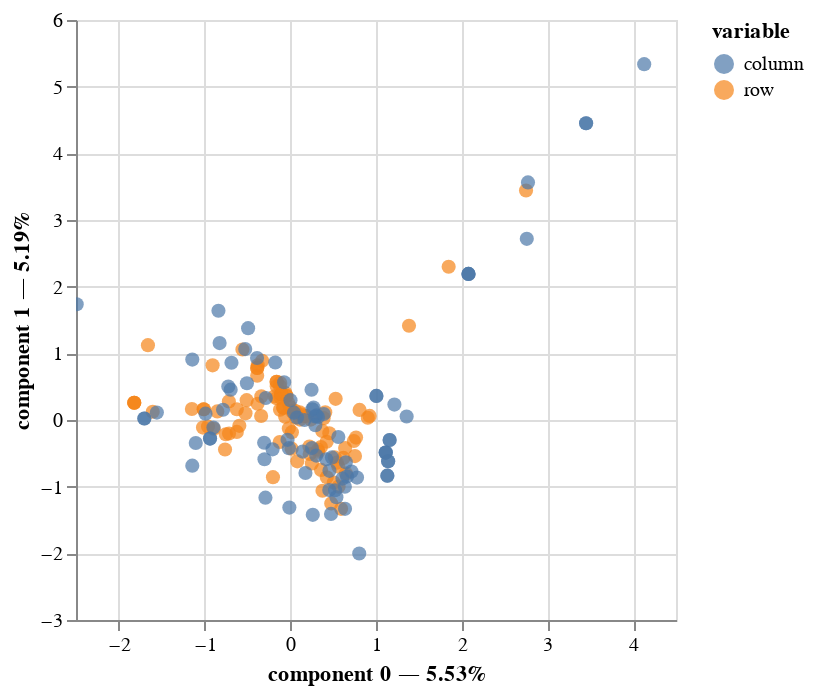

Notebook source saved alongside this figure:
### Code cell
#one-hot encoding

#leave birth_date out for now
pd_person_to_encode = pd_persons[['pkPerson','gender', 'nationality']]

pd_person_hot_encode=pd.get_dummies(pd_person_to_encode,dummy_na=False)

display(pd_person_hot_encode)
pd_study_hot_encode=pd.get_dummies(pd_study,dummy_na=False)
#display(pd_study_hot_encode)

grouped_pd_study_hot_encode=pd_study_hot_encode.groupby('pkPerson').sum().reset_index()
#display(grouped_pd_study_hot_encode)

pd_pursuit_hot_encode=pd.get_dummies(pd_pursuit,dummy_na=False)
#display(pd_pursuit_hot_encode)

grouped_pd_pursuit_hot_encode=pd_pursuit_hot_encode.groupby('pkPerson').sum().reset_index()
#display(grouped_pd_pursuit_hot_encode)





output=pd_pursuit_hot_encode.merge(grouped_pd_study_hot_encode, left_on='pkPerson', right_on='pkPerson', how = 'inner')
pd.set_option("display.max_columns", 30)
pd.set_option("display.max_rows", 35)
#display(output)

#grouped_output=output.groupby('pkPerson').sum().reset_index()
#display(grouped_output)
#output_full=output.merge(pd_person_hot_encode, left_on='pkPerson', right_on='pkPerson', how='outer')
#display(output_full)
#output_full_encoded=pd.get_dummies(output_full,dummy_na=True)
#display(output_full_encoded)

output=output.fillna(0)
output = output.replace({True: 1, False: 0})
output=output.groupby('pkPerson').sum().reset_index()


output_full=output.merge(pd_person_hot_encode, left_on='pkPerson', right_on='pkPerson', how='inner')
output_full=output_full.fillna(0)
output_full = output_full.replace({True: 1, False: 0})
output_full=output_full.groupby('pkPerson').sum().reset_index()
output_full=output_full.astype('float')

pd.set_option("display.max_columns", 5)
pd.set_option("display.max_rows", 5)

is_infinite = np.isinf(output_full.values)

# Check if any infinity values exist
res = is_infinite.any()
print(res)
is_nan = np.isnan(output_full.values)

# Check if any nan values exist
res = is_nan.any()
print(res)


output_full[output_full > 1] = 1
pd.set_option("display.max_columns", 5)
pd.set_option("display.max_rows", 5)
#display(output_full)
#output_full = output_full.replace({1: True, 0: False})
output_full = output_full.loc[:, output_full.columns != 'pkPerson']
#display(output_full)
output_full.to_csv('output_for_MCA.csv',index=True) 


print(output_full.columns[output_full.sum(axis=0)==0])
print(np.sum(output_full.sum(axis=1)==0)) 

print(np.sum(output_full.sum(axis=0)==0)) 

output_full_dropped = output_full.drop(columns=output_full.columns[output_full.sum(axis=0)==0])

mca_no_one_hot = prince.MCA(one_hot=False)
mca_no_one_hot = mca_no_one_hot.fit(output_full_dropped)


mca_no_one_hot.plot(
    output_full_dropped,
    x_component=0,
    y_component=1,
    show_column_markers=True,
    show_row_markers=True,
    show_column_labels=False,
    show_row_labels=False
)
#test_study=pd.get_dummies(pd_study,dummy_na=True)
#display(test_study)

### Figure 1 — Vega-Lite specification as saved in the notebook (floating-point values rounded to 4 significant figures)
{"config": {"view": {"continuousWidth": 300, "continuousHeight": 300}}, "layer": [{"data": {"name": "data-8764ac3817f4c1b208eb23f53abf03dc"}, "mark": {"type": "circle", "size": 50}, "encoding": {"color": {"field": "variable", "type": "nominal"}, "tooltip": [{"field": "variable", "type": "nominal"}, {"field": "value", "type": "nominal"}, {"field": "component 0", "type": "quantitative"}, {"field": "component 1", "type": "quantitative"}], "x": {"axis": {"title": "component 0 — 5.53%"}, "field": "component 0", "scale": {"zero": false}, "type": "quantitative"}, "y": {"axis": {"title": "component 1 — 5.19%"}, "field": "component 1", "scale": {"zero": false}, "type": "quantitative"}}, "name": "view_4"}, {"data": {"name": "data-b11d82abfc84fd1f1f10e5bc395d8330"}, "mark": {"type": "circle", "size": 50}, "encoding": {"color": {"field": "variable", "type": "nominal"}, "tooltip": [{"field": "variable", "type": "nominal"}, {"field": "value", "type": "nominal"}, {"field": "component 0", "type": "quantitative"}, {"field": "component 1", "type": "quantitative"}], "x": {"axis": {"title": "component 0 — 5.53%"}, "field": "component 0", "scale": {"zero": false}, "type": "quantitative"}, "y": {"axis": {"title": "component 1 — 5.19%"}, "field": "component 1", "scale": {"zero": false}, "type": "quantitative"}}}], "params": [{"name": "param_4", "select": {"type": "interval", "encodings": ["x", "y"]}, "bind": "scales", "views": ["view_4"]}], "$schema": "https://vega.github.io/schema/vega-lite/v5.20.1.json", "datasets": {"data-8764ac3817f4c1b208eb23f53abf03dc": [{"component 0": 0.239, "component 1": 0.00576, "variable": "row", "value": "0", "label": 0}, {"component 0": -1.821, "component 1": 0.2589, "variable": "row", "value": "1", "label": 1}, {"component 0": -0.01712, "component 1": -0.1259, "variable": "row", "value": "2", "label": 2}, {"component 0": -1.605, "component 1": 0.1244, "variable": "row", "value": "3", "label": 3}, {"component 0": -1.01, "component 1": 0.1619, "variable": "row", "value": "4", "label": 4}, {"component 0": -0.5945, "component 1": -0.08807, "variable": "row", "value": "5", "label": 5}, {"component 0": -0.7146, "component 1": -0.2028, "variable": "row", "value": "6", "label": 6}, {"component 0": 0.9259, "component 1": 0.06177, "variable": "row", "value": "7", "label": 7}, {"component 0": 0.4779, "component 1": -1.251, "variable": "row", "value": "8", "label": 8}, {"component 0": 0.3757, "component 1": -1.062, "variable": "row", "value": "9", "label": 9}, {"component 0": 0.5928, "component 1": -1.333, "variable": "row", "value": "10", "label": 10}, {"component 0": -1.821, "component 1": 0.2589, "variable": "row", "value": "11", "label": 11}, {"component 0": 0.4243, "component 1": -0.3259, "variable": "row", "value": "12", "label": 12}, {"component 0": 0.3273, "component 1": -0.4763, "variable": "row", "value": "13", "label": 13}, {"component 0": 0.755, "component 1": -0.5418, "variable": "row", "value": "14", "label": 14}, {"component 0": 0.5191, "component 1": -0.5582, "variable": "row", "value": "15", "label": 15}, {"component 0": 0.1095, "component 1": 0.1148, "variable": "row", "value": "16", "label": 16}, {"component 0": -0.5089, "component 1": 0.2976, "variable": "row", "value": "17", "label": 17}, {"component 0": 0.06222, "component 1": 0.04233, "variable": "row", "value": "18", "label": 18}, {"component 0": -0.1156, "component 1": 0.3368, "variable": "row", "value": "19", "label": 19}, {"component 0": 0.05509, "component 1": 0.1377, "variable": "row", "value": "20", "label": 20}, {"component 0": 0.2259, "component 1": -0.5108, "variable": "row", "value": "21", "label": 21}, {"component 0": 0.544, "component 1": -0.6395, "variable": "row", "value": "22", "label": 22}, {"component 0": -1.661, "component 1": 1.123, "variable": "row", "value": "23", "label": 23}, {"component 0": -1.01, "component 1": 0.1619, "variable": "row", "value": "24", "label": 24}, {"component 0": -0.08194, "component 1": 0.1844, "variable": "row", "value": "25", "label": 25}, {"component 0": 0.02217, "component 1": 0.1287, "variable": "row", "value": "26", "label": 26}, {"component 0": -0.1199, "component 1": 0.1549, "variable": "row", "value": "27", "label": 27}, {"component 0": -0.04271, "component 1": 0.3587, "variable": "row", "value": "28", "label": 28}, {"component 0": 0.4258, "component 1": -0.8602, "variable": "row", "value": "29", "label": 29}, {"component 0": 0.5636, "component 1": -0.9993, "variable": "row", "value": "30", "label": 30}, {"component 0": -0.1053, "component 1": 0.3901, "variable": "row", "value": "31", "label": 31}, {"component 0": -0.386, "component 1": 0.6631, "variable": "row", "value": "32", "label": 32}, {"component 0": -0.8516, "component 1": 0.1287, "variable": "row", "value": "33", "label": 33}, {"component 0": -0.3816, "component 1": 0.2436, "variable": "row", "value": "34", "label": 34}, {"component 0": -1.148, "component 1": 0.1643, "variable": "row", "value": "35", "label": 35}, {"component 0": -0.3282, "component 1": 0.8891, "variable": "row", "value": "36", "label": 36}, {"component 0": 0.5291, "component 1": 0.3179, "variable": "row", "value": "37", "label": 37}, {"component 0": -0.02448, "component 1": 0.2581, "variable": "row", "value": "38", "label": 38}, {"component 0": -0.1053, "component 1": 0.3901, "variable": "row", "value": "39", "label": 39}, {"component 0": -0.8918, "component 1": -0.1319, "variable": "row", "value": "40", "label": 40}, {"component 0": 0.9042, "component 1": 0.03425, "variable": "row", "value": "41", "label": 41}, {"component 0": -0.9603, "component 1": -0.09857, "variable": "row", "value": "42", "label": 42}, {"component 0": -0.04765, "component 1": 0.3652, "variable": "row", "value": "43", "label": 43}, {"component 0": 0.7672, "component 1": -0.2637, "variable": "row", "value": "44", "label": 44}, {"component 0": -0.3858, "component 1": 0.7811, "variable": "row", "value": "45", "label": 45}, {"component 0": 1.848, "component 1": 2.299, "variable": "row", "value": "46", "label": 46}, {"component 0": -0.5225, "component 1": 0.09969, "variable": "row", "value": "47", "label": 47}, {"component 0": -0.05639, "component 1": 0.4052, "variable": "row", "value": "48", "label": 48}, {"component 0": -0.1826, "component 1": 0.3554, "variable": "row", "value": "49", "label": 49}, {"component 0": -0.7524, "component 1": -0.2139, "variable": "row", "value": "50", "label": 50}, {"component 0": 0.0818, "component 1": -0.62, "variable": "row", "value": "51", "label": 51}, {"component 0": 0.8086, "component 1": 0.151, "variable": "row", "value": "52", "label": 52}, {"component 0": -0.7167, "component 1": 0.2784, "variable": "row", "value": "53", "label": 53}, {"component 0": 0.5079, "component 1": -0.9369, "variable": "row", "value": "54", "label": 54}, {"component 0": 0.01601, "component 1": -0.4302, "variable": "row", "value": "55", "label": 55}, {"component 0": -0.1233, "component 1": -0.3304, "variable": "row", "value": "56", "label": 56}, {"component 0": 0.3734, "component 1": -0.1636, "variable": "row", "value": "57", "label": 57}, {"component 0": 0.6196, "component 1": -0.5685, "variable": "row", "value": "58", "label": 58}, {"component 0": -0.1053, "component 1": 0.3901, "variable": "row", "value": "59", "label": 59}, {"component 0": -0.6239, "component 1": -0.179, "variable": "row", "value": "60", "label": 60}, {"component 0": 0.1886, "component 1": 0.05785, "variable": "row", "value": "61", "label": 61}, {"component 0": 0.4078, "component 1": 0.1158, "variable": "row", "value": "62", "label": 62}, {"component 0": -0.1608, "component 1": 0.3277, "variable": "row", "value": "63", "label": 63}, {"component 0": -0.3858, "component 1": 0.7811, "variable": "row", "value": "64", "label": 64}, {"component 0": -0.5582, "component 1": 1.058, "variable": "row", "value": "65", "label": 65}, {"component 0": -0.1596, "component 1": 0.5744, "variable": "row", "value": "66", "label": 66}, {"component 0": -1.018, "component 1": -0.114, "variable": "row", "value": "67", "label": 67}, {"component 0": 0.3577, "component 1": -0.4054, "variable": "row", "value": "68", "label": 68}, {"component 0": -0.08194, "component 1": 0.1844, "variable": "row", "value": "69", "label": 69}, {"component 0": -0.3797, "component 1": 0.8197, "variable": "row", "value": "70", "label": 70}, {"component 0": 0.2518, "component 1": -0.653, "variable": "row", "value": "71", "label": 71}, {"component 0": -0.3375, "component 1": 0.357, "variable": "row", "value": "72", "label": 72}, {"component 0": 0.0008616, "component 1": 0.1928, "variable": "row", "value": "73", "label": 73}, {"component 0": -0.1214, "component 1": 0.5096, "variable": "row", "value": "74", "label": 74}, {"component 0": -0.6239, "component 1": 0.1605, "variable": "row", "value": "75", "label": 75}, {"component 0": 0.3888, "component 1": 0.0275, "variable": "row", "value": "76", "label": 76}, {"component 0": 0.6489, "component 1": -0.8021, "variable": "row", "value": "77", "label": 77}, {"component 0": -0.1596, "component 1": 0.5744, "variable": "row", "value": "78", "label": 78}, {"component 0": 0.5598, "component 1": -0.6961, "variable": "row", "value": "79", "label": 79}, {"component 0": -0.2021, "component 1": -0.8575, "variable": "row", "value": "80", "label": 80}, {"component 0": -0.9065, "component 1": 0.8195, "variable": "row", "value": "81", "label": 81}, {"component 0": 0.3588, "component 1": -0.7485, "variable": "row", "value": "82", "label": 82}, {"component 0": -1.821, "component 1": 0.2589, "variable": "row", "value": "83", "label": 83}, {"component 0": -0.1053, "component 1": 0.3901, "variable": "row", "value": "84", "label": 84}, {"component 0": -0.3402, "component 1": 0.05971, "variable": "row", "value": "85", "label": 85}, {"component 0": -0.06007, "component 1": 0.05033, "variable": "row", "value": "86", "label": 86}, {"component 0": 0.151, "component 1": 0.05592, "variable": "row", "value": "87", "label": 87}, {"component 0": 1.385, "component 1": 1.414, "variable": "row", "value": "88", "label": 88}, {"component 0": -0.1583, "component 1": 0.507, "variable": "row", "value": "89", "label": 89}, {"component 0": 0.4554, "component 1": -0.1989, "variable": "row", "value": "90", "label": 90}, {"component 0": 0.1337, "component 1": 0.08326, "variable": "row", "value": "91", "label": 91}, {"component 0": -0.7613, "component 1": -0.4418, "variable": "row", "value": "92", "label": 92}, {"component 0": 0.01855, "component 1": -0.1821, "variable": "row", "value": "93", "label": 93}, {"component 0": 2.751, "component 1": 3.443, "variable": "row", "value": "94", "label": 94}, {"component 0": 0.7415, "component 1": -0.3145, "variable": "row", "value": "95", "label": 95}, {"component 0": 0.6397, "component 1": -0.4217, "variable": "row", "value": "96", "label": 96}, {"component 0": 0.2229, "component 1": -0.3969, "variable": "row", "value": "97", "label": 97}, {"component 0": 0.1114, "component 1": 0.005897, "variable": "row", "value": "98", "label": 98}, {"component 0": 0.3221, "component 1": -0.445, "variable": "row", "value": "99", "label": 99}, {"component 0": -0.1166, "component 1": 0.5565, "variable": "row", "value": "100", "label": 100}], "data-b11d82abfc84fd1f1f10e5bc395d8330": [{"component 0": -0.3879, "component 1": 0.9303, "variable": "column", "value": "metacategoryOrganization_Firma", "label": "metacategoryOrganization_Firma"}, {"component 0": -0.07153, "component 1": 0.5655, "variable": "column", "value": "metacategoryOrganization_Medizin", "label": "metacategoryOrganization_Medizin"}, {"component 0": 4.129, "component 1": 5.337, "variable": "column", "value": "metacategoryOrganization_Publikation", "label": "metacategoryOrganization_Publikation"}, {"component 0": 0.2886, "component 1": 0.05311, "variable": "column", "value": "metacategoryOrganization_Universität", "label": "metacategoryOrganization_Universität"}, {"component 0": 0.1649, "component 1": 0.0005169, "variable": "column", "value": "metacategoryOrganization_Wissenschaftliche Vereinigung", "label": "metacategoryOrganization_Wissenschaftliche Vereinigung"}, {"component 0": 0.6088, "component 1": -0.8789, "variable": "column", "value": "metacategoryOrganization_alternative Forschungsinstut", "label": "metacategoryOrganization_alternative Forschungsinstut"}, {"component 0": 0.4568, "component 1": -0.7624, "variable": "column", "value": "metacategoryOrganization_gegenkulturelle Gemeinschaft", "label": "metacategoryOrganization_gegenkulturelle Gemeinschaft"}, {"component 0": 0.7141, "component 1": -0.7739, "variable": "column", "value": "metacategoryOrganization_internationales Netzwerk", "label": "metacategoryOrganization_internationales Netzwerk"}, {"component 0": 0.3025, "component 1": -0.5343, "variable": "column", "value": "metacategoryOrganization_politische Vereinigung", "label": "metacategoryOrganization_politische Vereinigung"}, {"component 0": -0.9889, "component 1": 0.09545, "variable": "column", "value": "metacategoryOrganization_psychologisches Institut", "label": "metacategoryOrganization_psychologisches Institut"}, {"component 0": 0.2625, "component 1": -1.423, "variable": "column", "value": "metacategoryOrganization_spirituelle Vereinigung", "label": "metacategoryOrganization_spirituelle Vereinigung"}, {"component 0": 0.002042, "component 1": 0.2975, "variable": "column", "value": "metacategoryOccupation_Aktivist:in", "label": "metacategoryOccupation_Aktivist:in"}, {"component 0": -0.3011, "component 1": -0.5888, "variable": "column", "value": "metacategoryOccupation_Arzt/Ärztin", "label": "metacategoryOccupation_Arzt/Ärztin"}, {"component 0": 1.132, "component 1": -0.8353, "variable": "column", "value": "metacategoryOccupation_Buddhismus", "label": "metacategoryOccupation_Buddhismus"}, {"component 0": 0.4193, "component 1": -0.589, "variable": "column", "value": "metacategoryOccupation_Intellectuals", "label": "metacategoryOccupation_Intellectuals"}, {"component 0": -0.6862, "component 1": 0.859, "variable": "column", "value": "metacategoryOccupation_Künstler:in", "label": "metacategoryOccupation_Künstler:in"}, {"component 0": 0.3052, "component 1": 0.06898, "variable": "column", "value": "metacategoryOccupation_Leiter:in", "label": "metacategoryOccupation_Leiter:in"}, {"component 0": -0.5258, "component 1": 1.064, "variable": "column", "value": "metacategoryOccupation_Management", "label": "metacategoryOccupation_Management"}, {"component 0": -0.03193, "component 1": -0.2975, "variable": "column", "value": "metacategoryOccupation_Mitarbeiter:in", "label": "metacategoryOccupation_Mitarbeiter:in"}, {"component 0": 0.2522, "component 1": -0.4207, "variable": "column", "value": "metacategoryOccupation_Mitglied", "label": "metacategoryOccupation_Mitglied"}, {"component 0": 0.3233, "component 1": 0.04669, "variable": "column", "value": "metacategoryOccupation_Public official", "label": "metacategoryOccupation_Public official"}, {"component 0": -0.7846, "component 1": 0.1541, "variable": "column", "value": "metacategoryOccupation_Seminarleiter:in", "label": "metacategoryOccupation_Seminarleiter:in"}, {"component 0": -1.556, "component 1": 0.1112, "variable": "column", "value": "metacategoryOccupation_Therapeut:in", "label": "metacategoryOccupation_Therapeut:in"}, {"component 0": 0.2925, "component 1": -0.07706, "variable": "column", "value": "metacategoryOccupation_Universitätsposten", "label": "metacategoryOccupation_Universitätsposten"}, {"component 0": -1.103, "component 1": -0.3445, "variable": "column", "value": "metacategoryOccupation_redaktioneller Beruf", "label": "metacategoryOccupation_redaktioneller Beruf"}, {"component 0": 0.4752, "component 1": -1.408, "variable": "column", "value": "metacategoryOccupation_spiritueller Leiter:in", "label": "metacategoryOccupation_spiritueller Leiter:in"}, {"component 0": 2.773, "component 1": 3.564, "variable": "column", "value": "countryPursuit_Australien", "label": "countryPursuit_Australien"}, {"component 0": 1.114, "component 1": -0.4889, "variable": "column", "value": "countryPursuit_Belgien", "label": "countryPursuit_Belgien"}, {"component 0": 1.142, "component 1": -0.6193, "variable": "column", "value": "countryPursuit_Chile", "label": "countryPursuit_Chile"}, {"component 0": 0.1443, "component 1": -0.4743, "variable": "column", "value": "countryPursuit_Deutschland", "label": "countryPursuit_Deutschland"}, {"component 0": 1.132, "component 1": -0.8353, "variable": "column", "value": "countryPursuit_Frankreich", "label": "countryPursuit_Frankreich"}, {"component 0": 0.6387, "component 1": -1.332, "variable": "column", "value": "countryPursuit_Iran", "label": "countryPursuit_Iran"}, {"component 0": 1.159, "component 1": -0.3008, "variable": "column", "value": "countryPursuit_Israel", "label": "countryPursuit_Israel"}, {"component 0": 0.5606, "component 1": -0.2542, "variable": "column", "value": "countryPursuit_Italien", "label": "countryPursuit_Italien"}, {"component 0": 0.7786, "component 1": -0.864, "variable": "column", "value": "countryPursuit_Kanada", "label": "countryPursuit_Kanada"}, {"component 0": 2.079, "component 1": 2.192, "variable": "column", "value": "countryPursuit_Mexiko", "label": "countryPursuit_Mexiko"}, {"component 0": 1.215, "component 1": 0.2316, "variable": "column", "value": "countryPursuit_Schweden", "label": "countryPursuit_Schweden"}, {"component 0": -0.2856, "component 1": 0.3295, "variable": "column", "value": "countryPursuit_Schweiz", "label": "countryPursuit_Schweiz"}, {"component 0": 2.759, "component 1": 2.717, "variable": "column", "value": "countryPursuit_UK", "label": "countryPursuit_UK"}, {"component 0": 0.5227, "component 1": -1.054, "variable": "column", "value": "countryPursuit_USA", "label": "countryPursuit_USA"}, {"component 0": 0.6478, "component 1": -0.6353, "variable": "column", "value": "countryPursuit_Ungarn", "label": "countryPursuit_Ungarn"}, {"component 0": 0.4864, "component 1": -0.5614, "variable": "column", "value": "countryPursuit_Österreich", "label": "countryPursuit_Österreich"}, {"component 0": 0.04275, "component 1": 0.1101, "variable": "column", "value": "studyMetaCategory_Universität", "label": "studyMetaCategory_Universität"}, {"component 0": -0.2899, "component 1": -1.165, "variable": "column", "value": "studyMetaCategory_alternative Forschungsinstut", "label": "studyMetaCategory_alternative Forschungsinstut"}, {"component 0": -2.492, "component 1": 1.736, "variable": "column", "value": "studyMetaCategory_künstlerischer Ort", "label": "studyMetaCategory_künstlerischer Ort"}, {"component 0": -1.702, "component 1": 0.02273, "variable": "column", "value": "studyMetaCategory_psychologisches Institut", "label": "studyMetaCategory_psychologisches Institut"}, {"component 0": 0.8042, "component 1": -2.003, "variable": "column", "value": "studyMetaCategory_spirituelle Vereinigung", "label": "studyMetaCategory_spirituelle Vereinigung"}, {"component 0": -0.2068, "component 1": -0.4402, "variable": "column", "value": "organizationMetacategory_Geisteswissenschaften", "label": "organizationMetacategory_Geisteswissenschaften"}, {"component 0": -1.143, "component 1": 0.9063, "variable": "column", "value": "organizationMetacategory_Kunst", "label": "organizationMetacategory_Kunst"}, {"component 0": 0.2581, "component 1": 0.1618, "variable": "column", "value": "organizationMetacategory_Medizin", "label": "organizationMetacategory_Medizin"}, {"component 0": 0.2479, "component 1": 0.4535, "variable": "column", "value": "organizationMetacategory_Naturwissenschaften", "label": "organizationMetacategory_Naturwissenschaften"}, {"component 0": -1.702, "component 1": 0.02273, "variable": "column", "value": "organizationMetacategory_Psychotherapie", "label": "organizationMetacategory_Psychotherapie"}, {"component 0": -0.01075, "component 1": -1.314, "variable": "column", "value": "organizationMetacategory_Spiritualität", "label": "organizationMetacategory_Spiritualität"}, {"component 0": -0.8245, "component 1": 1.153, "variable": "column", "value": "organizationMetacategory_Wirtschaft", "label": "organizationMetacategory_Wirtschaft"}, {"component 0": 1.114, "component 1": -0.4889, "variable": "column", "value": "countryStudy_Belgien", "label": "countryStudy_Belgien"}, {"component 0": -0.305, "component 1": -0.3416, "variable": "column", "value": "countryStudy_Deutschland", "label": "countryStudy_Deutschland"}, {"component 0": -0.8381, "component 1": 1.639, "variable": "column", "value": "countryStudy_Frankreich", "label": "countryStudy_Frankreich"}, {"component 0": 1.357, "component 1": 0.05298, "variable": "column", "value": "countryStudy_Israel", "label": "countryStudy_Israel"}, {"component 0": 0.07851, "component 1": 0.03581, "variable": "column", "value": "countryStudy_Italien", "label": "countryStudy_Italien"}, {"component 0": -0.9361, "component 1": -0.2786, "variable": "column", "value": "countryStudy_Japan", "label": "countryStudy_Japan"}, {"component 0": 2.079, "component 1": 2.192, "variable": "column", "value": "countryStudy_Mexiko", "label": "countryStudy_Mexiko"}, {"component 0": 1.005, "component 1": 0.3612, "variable": "column", "value": "countryStudy_Schweden", "label": "countryStudy_Schweden"}, {"component 0": -0.6956, "component 1": 0.4556, "variable": "column", "value": "countryStudy_Schweiz", "label": "countryStudy_Schweiz"}, {"component 0": 3.451, "component 1": 4.45, "variable": "column", "value": "countryStudy_UK", "label": "countryStudy_UK"}, {"component 0": 0.6623, "component 1": -0.8479, "variable": "column", "value": "countryStudy_USA", "label": "countryStudy_USA"}, {"component 0": 0.4549, "component 1": -1.051, "variable": "column", "value": "countryStudy_Österreich", "label": "countryStudy_Österreich"}, {"component 0": 0.2714, "component 1": 0.1857, "variable": "column", "value": "gender_m", "label": "gender_m"}, {"component 0": -0.8968, "component 1": -0.1134, "variable": "column", "value": "gender_w", "label": "gender_w"}, {"component 0": 1.114, "component 1": -0.4889, "variable": "column", "value": "nationality_Belgien", "label": "nationality_Belgien"}, {"component 0": 1.142, "component 1": -0.6193, "variable": "column", "value": "nationality_Chile", "label": "nationality_Chile"}, {"component 0": -0.01651, "component 1": -0.422, "variable": "column", "value": "nationality_Deutschland", "label": "nationality_Deutschland"}, {"component 0": -1.143, "component 1": -0.6852, "variable": "column", "value": "nationality_Indien", "label": "nationality_Indien"}, {"component 0": 1.159, "component 1": -0.3008, "variable": "column", "value": "nationality_Israel", "label": "nationality_Israel"}, {"component 0": 0.3908, "component 1": 0.09066, "variable": "column", "value": "nationality_Italien", "label": "nationality_Italien"}, {"component 0": -0.9361, "component 1": -0.2786, "variable": "column", "value": "nationality_Japan", "label": "nationality_Japan"}, {"component 0": -0.492, "component 1": 1.378, "variable": "column", "value": "nationality_Luxemburg", "label": "nationality_Luxemburg"}, {"component 0": 0.5381, "component 1": -1.159, "variable": "column", "value": "nationality_Marokko", "label": "nationality_Marokko"}, {"component 0": 2.079, "component 1": 2.192, "variable": "column", "value": "nationality_Mexiko", "label": "nationality_Mexiko"}, {"component 0": 1.005, "component 1": 0.3612, "variable": "column", "value": "nationality_Schweden", "label": "nationality_Schweden"}, {"component 0": -0.7232, "component 1": 0.5033, "variable": "column", "value": "nationality_Schweiz", "label": "nationality_Schweiz"}, {"component 0": -0.1749, "component 1": 0.8624, "variable": "column", "value": "nationality_Spanien", "label": "nationality_Spanien"}, {"component 0": -0.5061, "component 1": 0.5512, "variable": "column", "value": "nationality_Türkei", "label": "nationality_Türkei"}, {"component 0": 3.451, "component 1": 4.45, "variable": "column", "value": "nationality_UK", "label": "nationality_UK"}, {"component 0": 0.6367, "component 1": -1.001, "variable": "column", "value": "nationality_USA", "label": "nationality_USA"}, {"component 0": 0.1769, "component 1": -0.7952, "variable": "column", "value": "nationality_Österreich", "label": "nationality_Österreich"}]}}
